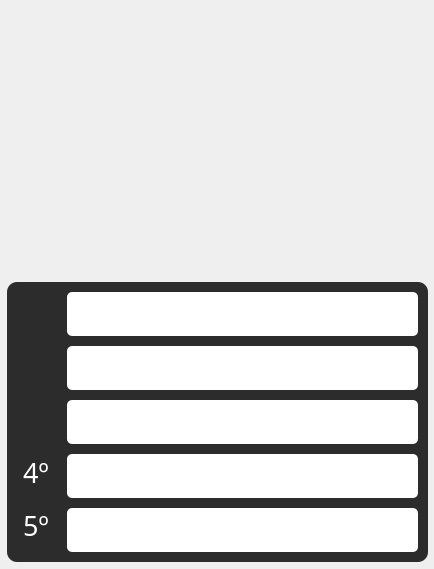
<?xml version="1.0" encoding="UTF-8"?>
<ui version="4.0">
 <class>JanelaTop5</class>
 <widget class="QMainWindow" name="JanelaTop5">
  <property name="geometry">
   <rect>
    <x>0</x>
    <y>0</y>
    <width>434</width>
    <height>569</height>
   </rect>
  </property>
  <property name="minimumSize">
   <size>
    <width>434</width>
    <height>569</height>
   </size>
  </property>
  <property name="maximumSize">
   <size>
    <width>434</width>
    <height>569</height>
   </size>
  </property>
  <property name="windowTitle">
   <string>Sorteador 1.0 - TOP 5</string>
  </property>
  <widget class="QWidget" name="centralwidget">
   <widget class="QLabel" name="label">
    <property name="geometry">
     <rect>
      <x>0</x>
      <y>0</y>
      <width>434</width>
      <height>569</height>
     </rect>
    </property>
    <property name="minimumSize">
     <size>
      <width>434</width>
      <height>569</height>
     </size>
    </property>
    <property name="maximumSize">
     <size>
      <width>434</width>
      <height>569</height>
     </size>
    </property>
    <property name="text">
     <string/>
    </property>
    <property name="pixmap">
     <pixmap>top5tela.png</pixmap>
    </property>
   </widget>
   <widget class="QLabel" name="label_2">
    <property name="geometry">
     <rect>
      <x>25</x>
      <y>170</y>
      <width>70</width>
      <height>83</height>
     </rect>
    </property>
    <property name="text">
     <string/>
    </property>
    <property name="pixmap">
     <pixmap>sorteio.png</pixmap>
    </property>
    <property name="scaledContents">
     <bool>true</bool>
    </property>
   </widget>
   <widget class="QLabel" name="label_3">
    <property name="geometry">
     <rect>
      <x>340</x>
      <y>170</y>
      <width>70</width>
      <height>83</height>
     </rect>
    </property>
    <property name="text">
     <string/>
    </property>
    <property name="pixmap">
     <pixmap>sorteio.png</pixmap>
    </property>
    <property name="scaledContents">
     <bool>true</bool>
    </property>
   </widget>
   <widget class="QFrame" name="frame">
    <property name="enabled">
     <bool>true</bool>
    </property>
    <property name="geometry">
     <rect>
      <x>7</x>
      <y>282</y>
      <width>421</width>
      <height>280</height>
     </rect>
    </property>
    <property name="styleSheet">
     <string notr="true">background-color: rgb(44, 44, 44);
border-radius: 10px;</string>
    </property>
    <property name="frameShape">
     <enum>QFrame::StyledPanel</enum>
    </property>
    <property name="frameShadow">
     <enum>QFrame::Raised</enum>
    </property>
    <layout class="QHBoxLayout" name="horizontalLayout">
     <property name="spacing">
      <number>5</number>
     </property>
     <property name="leftMargin">
      <number>5</number>
     </property>
     <property name="topMargin">
      <number>10</number>
     </property>
     <property name="rightMargin">
      <number>10</number>
     </property>
     <property name="bottomMargin">
      <number>10</number>
     </property>
     <item>
      <widget class="QFrame" name="frame_3">
       <property name="maximumSize">
        <size>
         <width>50</width>
         <height>260</height>
        </size>
       </property>
       <property name="frameShape">
        <enum>QFrame::StyledPanel</enum>
       </property>
       <property name="frameShadow">
        <enum>QFrame::Raised</enum>
       </property>
       <layout class="QVBoxLayout" name="verticalLayout_2">
        <property name="spacing">
         <number>10</number>
        </property>
        <property name="leftMargin">
         <number>3</number>
        </property>
        <property name="topMargin">
         <number>0</number>
        </property>
        <property name="rightMargin">
         <number>5</number>
        </property>
        <property name="bottomMargin">
         <number>5</number>
        </property>
        <item>
         <widget class="QLabel" name="label_4">
          <property name="text">
           <string/>
          </property>
          <property name="pixmap">
           <pixmap>1st - ouro.png</pixmap>
          </property>
          <property name="scaledContents">
           <bool>true</bool>
          </property>
         </widget>
        </item>
        <item>
         <widget class="QLabel" name="label_6">
          <property name="text">
           <string/>
          </property>
          <property name="pixmap">
           <pixmap>2st - prata.png</pixmap>
          </property>
          <property name="scaledContents">
           <bool>true</bool>
          </property>
         </widget>
        </item>
        <item>
         <widget class="QLabel" name="label_5">
          <property name="text">
           <string/>
          </property>
          <property name="pixmap">
           <pixmap>3st - bronze.png</pixmap>
          </property>
          <property name="scaledContents">
           <bool>true</bool>
          </property>
         </widget>
        </item>
        <item>
         <widget class="QLabel" name="label_7">
          <property name="font">
           <font>
            <family>Arial Black</family>
            <pointsize>20</pointsize>
            <weight>50</weight>
            <bold>false</bold>
           </font>
          </property>
          <property name="styleSheet">
           <string notr="true">color: white;</string>
          </property>
          <property name="text">
           <string>4º</string>
          </property>
          <property name="scaledContents">
           <bool>true</bool>
          </property>
          <property name="alignment">
           <set>Qt::AlignCenter</set>
          </property>
         </widget>
        </item>
        <item>
         <widget class="QLabel" name="label_8">
          <property name="font">
           <font>
            <family>Arial Black</family>
            <pointsize>20</pointsize>
           </font>
          </property>
          <property name="styleSheet">
           <string notr="true">color: white;</string>
          </property>
          <property name="text">
           <string>5º</string>
          </property>
          <property name="scaledContents">
           <bool>true</bool>
          </property>
          <property name="alignment">
           <set>Qt::AlignCenter</set>
          </property>
         </widget>
        </item>
       </layout>
      </widget>
     </item>
     <item>
      <widget class="QFrame" name="frame_2">
       <property name="frameShape">
        <enum>QFrame::StyledPanel</enum>
       </property>
       <property name="frameShadow">
        <enum>QFrame::Raised</enum>
       </property>
       <layout class="QVBoxLayout" name="verticalLayout">
        <property name="spacing">
         <number>10</number>
        </property>
        <property name="leftMargin">
         <number>0</number>
        </property>
        <property name="topMargin">
         <number>0</number>
        </property>
        <property name="rightMargin">
         <number>0</number>
        </property>
        <property name="bottomMargin">
         <number>0</number>
        </property>
        <item>
         <widget class="QLabel" name="label_9">
          <property name="font">
           <font>
            <family>Arial</family>
            <pointsize>20</pointsize>
            <weight>75</weight>
            <bold>true</bold>
           </font>
          </property>
          <property name="styleSheet">
           <string notr="true">background-color: rgb(255, 255, 255);
padding: 5px;
border-radius: 5px;</string>
          </property>
          <property name="text">
           <string/>
          </property>
          <property name="indent">
           <number>3</number>
          </property>
         </widget>
        </item>
        <item>
         <widget class="QLabel" name="label_10">
          <property name="font">
           <font>
            <family>Arial</family>
            <pointsize>20</pointsize>
            <weight>75</weight>
            <bold>true</bold>
           </font>
          </property>
          <property name="styleSheet">
           <string notr="true">background-color: rgb(255, 255, 255);
padding: 5px;
border-radius: 5px;</string>
          </property>
          <property name="text">
           <string/>
          </property>
          <property name="indent">
           <number>3</number>
          </property>
         </widget>
        </item>
        <item>
         <widget class="QLabel" name="label_11">
          <property name="font">
           <font>
            <family>Arial</family>
            <pointsize>20</pointsize>
            <weight>75</weight>
            <bold>true</bold>
           </font>
          </property>
          <property name="styleSheet">
           <string notr="true">background-color: rgb(255, 255, 255);
padding: 5px;
border-radius: 5px;</string>
          </property>
          <property name="text">
           <string/>
          </property>
          <property name="indent">
           <number>3</number>
          </property>
         </widget>
        </item>
        <item>
         <widget class="QLabel" name="label_12">
          <property name="font">
           <font>
            <family>Arial</family>
            <pointsize>20</pointsize>
            <weight>75</weight>
            <bold>true</bold>
           </font>
          </property>
          <property name="styleSheet">
           <string notr="true">background-color: rgb(255, 255, 255);
padding: 5px;
border-radius: 5px;</string>
          </property>
          <property name="text">
           <string/>
          </property>
          <property name="indent">
           <number>3</number>
          </property>
         </widget>
        </item>
        <item>
         <widget class="QLabel" name="label_13">
          <property name="font">
           <font>
            <family>Arial</family>
            <pointsize>20</pointsize>
            <weight>75</weight>
            <bold>true</bold>
           </font>
          </property>
          <property name="styleSheet">
           <string notr="true">background-color: rgb(255, 255, 255);
padding: 5px;
border-radius: 5px;</string>
          </property>
          <property name="text">
           <string/>
          </property>
          <property name="indent">
           <number>3</number>
          </property>
         </widget>
        </item>
       </layout>
      </widget>
     </item>
    </layout>
   </widget>
  </widget>
 </widget>
 <resources/>
 <connections/>
</ui>
